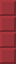

Below is a game level as drawn by its tile map, then a one-line description and the .tmx file that defines it, in full:
An orthogonal 1x4 tile map with 16x16 px tiles, 1 tile layer (Tile Layer 1).

<map version="1.2" tiledversion="1.3.2" orientation="orthogonal" renderorder="right-down" compressionlevel="-1" width="1" height="4" tilewidth="16" tileheight="16" infinite="0" nextlayerid="2" nextobjectid="1">
 <tileset firstgid="1" source="block-l.tsx" />
 <layer id="1" name="Tile Layer 1" width="1" height="4">
  <data encoding="csv">
1,
1,
1,
1
</data>
 </layer>
</map>
